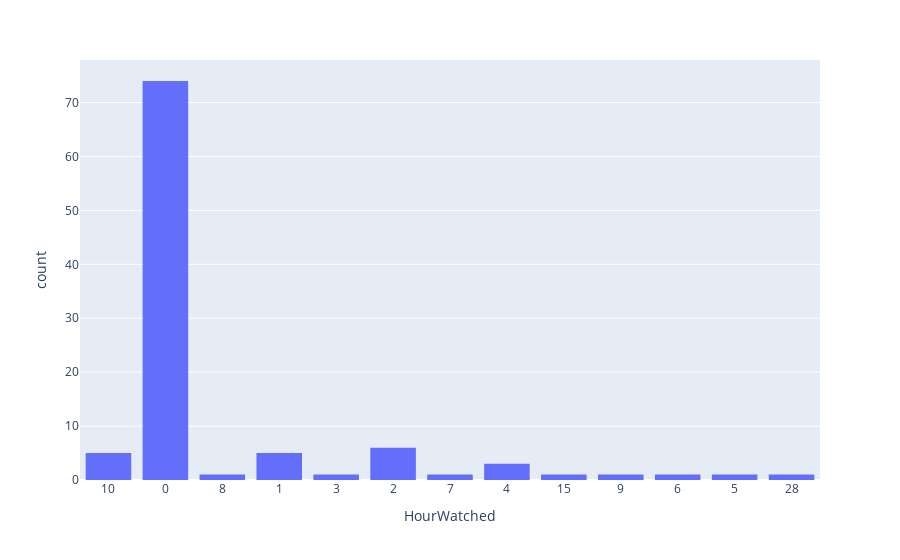

Notebook cell for this chart:
### Code cell
hour_watch = df.drop(df[df.HourWatched == 0].index)
fig = px.histogram(hour_watch, x='HourWatched', nbins=30)
fig.show()

### Figure 1 — Plotly figure (JSON) as saved in the notebook; plotly's stock layout.template omitted (floating-point values rounded to 4 significant figures)
{"data": [{"alignmentgroup": "True", "bingroup": "x", "hovertemplate": "HourWatched=%{x}<br>count=%{y}<extra></extra>", "legendgroup": "", "marker": {"color": "#636efa", "pattern": {"shape": ""}}, "name": "", "nbinsx": 30, "offsetgroup": "", "orientation": "v", "showlegend": false, "type": "histogram", "x": ["10", "0", "0", "8", "0", "0", "0", "0", "0", "0", "1", "0", "0", "0", "3", "2", "0", "0", "0", "0", "10", "0", "7", "0", "0", "0", "4", "1", "0", "0", "0", "0", "0", "0", "0", "0", "0", "10", "2", "0", "0", "1", "0", "15", "2", "0", "0", "4", "0", "0", "0", "10", "0", "0", "0", "0", "0", "0", "0", "0", "0", "0", "1", "2", "0", "0", "0", "0", "0", "0", "0", "0", "0", "0", "0", "0", "0", "0", "0", "2", "9", "0", "0", "0", "10", "0", "0", "6", "0", "0", "5", "0", "28", "0", "0", "0", "0", "0", "4", "2", "1"], "xaxis": "x", "yaxis": "y"}], "layout": {"barmode": "relative", "legend": {"tracegroupgap": 0}, "margin": {"t": 60}, "xaxis": {"anchor": "y", "domain": [0, 1], "title": {"text": "HourWatched"}}, "yaxis": {"anchor": "x", "domain": [0, 1], "title": {"text": "count"}}}}
